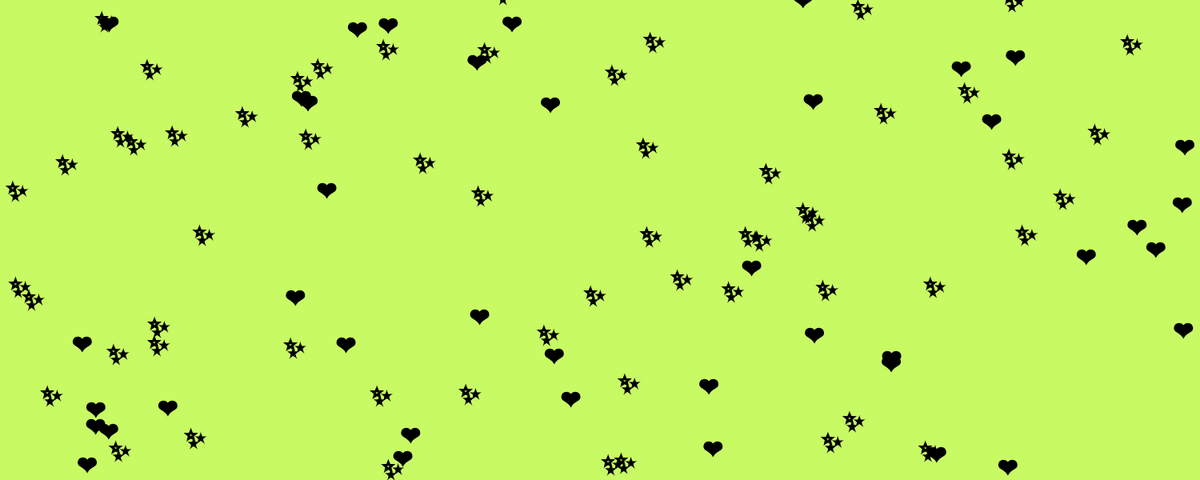
Frame 1 (no input)
Frame 60 (no input): identical to frame 1, image omitted
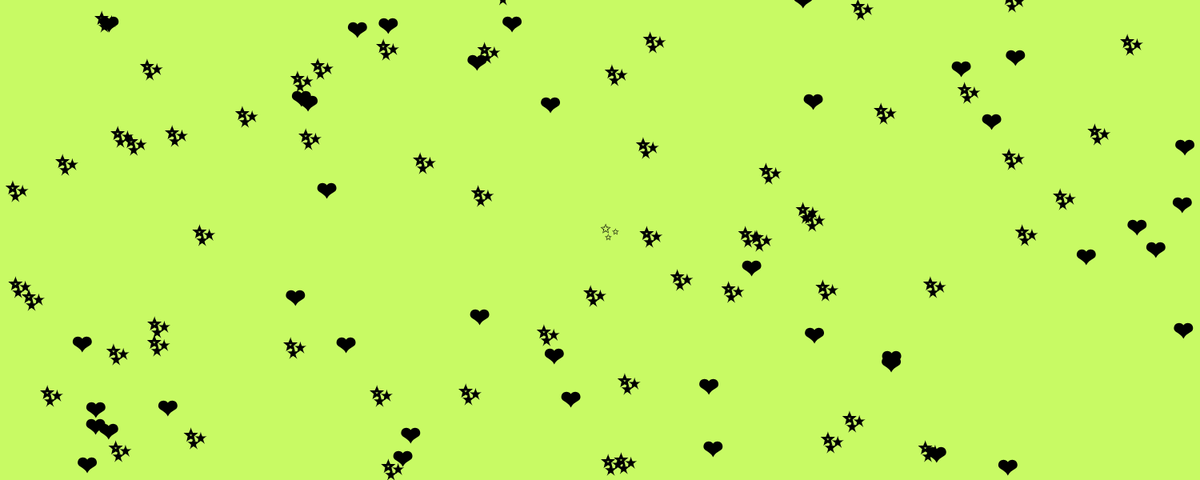
Frame 120 (the mouse pressed at the canvas centre since frame 60)

The p5.js sketch that drew these frames (run headless with seeded random() and noise() and a simulated clock; from frame 60 on, the mouse is pressed at the canvas centre):

// p5.js sketch
// ── sketch.js
var points =[];
class Point   
{
  constructor()
  {
    this.x=Math.random()*width;
    this.y=Math.random()*height;
    this.class=floor(Math.random()*2);
    this.one=["✨"];
    this.zero=["❤"];
    this.size = 30;
    
  }
  display()
  {
  stroke(0);
  strokeWeight(2);
  textSize(this.size);
  if(this.class==1)
    text(this.one, this.x,this.y);
  else
    text(this.zero, this.x,this.y);
  
  }
}
function setup() {
  createCanvas(1500, 600);
  test_point=new Point();
  test_point.display();
  for(var i=0; i<100 ;i++)
  {
    points.push(new Point());
  }
}

function draw() {
  background(200,250,100);
  for(var i=0;i<points.length;i++)
  {
    points[i].display();
  }
  classifyMouse();
}

function classifyMouse()
{
  let vardistance =[];
  for(var i=0;i<points.length;i++)
  {
      let distance = dist(points[i].x,points[i].y,mouseX,mouseY);
      vardistance.push([distance,points[i].class]);
  }
      vardistance.sort((a,b)=>a[0]-b[0]);
      let numzero =0;
      let numone=0;
      for(var i=0;i<5;i++)
      {
        if(vardistance[i][1]==1)
          numone++;
        else
          numzero++;
      }
  noStroke();
  if(numone>numzero)
    text("✨", mouseX,mouseY);
  else
   text("❤", mouseX,mouseY);
  
}
